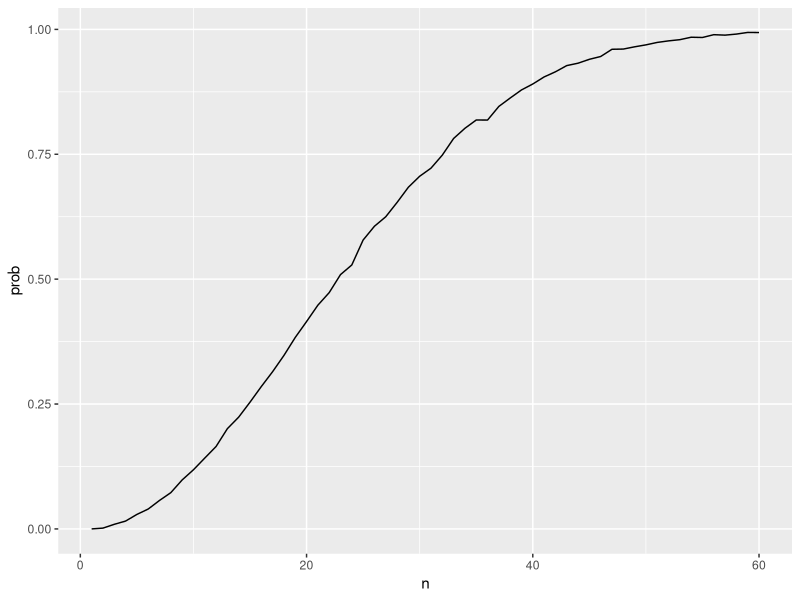
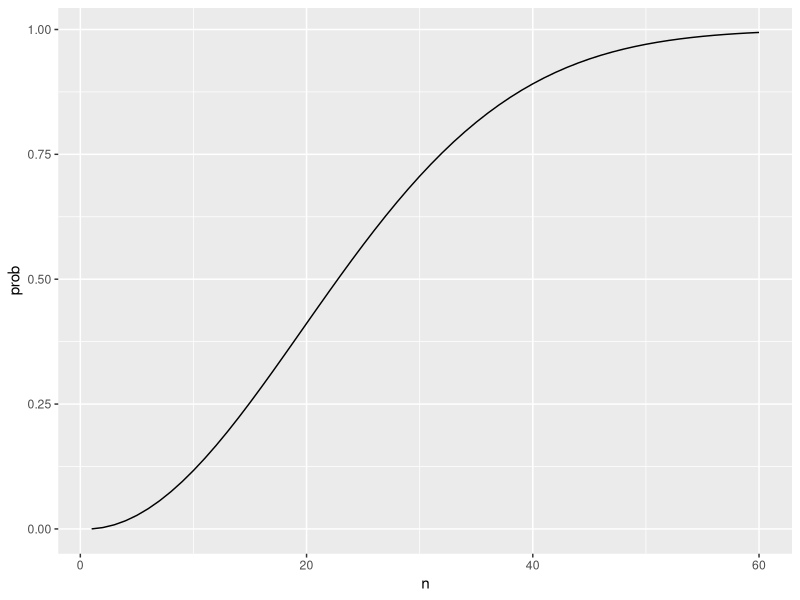

Source code (R) for these figures, in order:
## ---- chunk 1
cyan <- 3
magenta <- 5
yellow <- 7

p <- cyan/(cyan+magenta+yellow) # probability of getting a cyan ball
p

1 - p # probability of not getting a cyan ball
## ---- chunk 2
beads <- rep(c("red", "blue"), times = c(2,3))    # create an urn with 2 red, 3 blue
beads    # view beads object
sample(beads, 1)    # sample 1 bead at random

B <- 10000    # number of times to draw 1 bead
events <- replicate(B, sample(beads, 1))    # draw 1 bead, B times
tab <- table(events)    # make a table of outcome counts
tab    # view count table
prop.table(tab)    # view table of outcome proportions
## ---- chunk 3
mean(events == "red")
## ---- chunk 4
n <- 52 # number of cards
pking1 <- 4/52 # probability of drawing a king
n <- 52 - 1 # we do not replace the king card
pking2 <- 3/51 # probability of drawing a second king
## ---- chunk 5
pking1 * pking2 # Probabiliy of drawing two kings by row
## ---- chunk 6
p <- 5/6 # probability of not seeing a 6
p^6 # probability of not seeing a 6 in 6 rolls
## ---- chunk 7
celtics_win_all <- 0.6^4 # probability that celtics win 4 games
1 - celtics_win_all # probability that Cavs win at least 1 game
## ---- chunk 8
B <- 10000
celtic_wins <- replicate(B, {
  simulated_games <- sample(c("lose","win"), 4, replace = TRUE, prob = c(0.6, 0.4))
  any(simulated_games=="win")
})

# Calculate the frequency out of B iterations that the Celtics won at least one game. Print your answer to the console. 
mean(celtic_wins)
## ---- chunk 9
number <- "Three"
suit <- "Hearts"
paste(number, suit)
## ---- chunk 10
expand.grid(pants = c("blue", "black"), shirt = c("white", "grey", "pink"))
## ---- chunk 11
# Generating the deck of cards
suits <- c("Diamonds", "Clubs", "Hearts", "Spades")
numbers <- c("Ace", "Deuce", "Three", "Four", "Five", "Six", "Seven", "Eight", "Nine", "Ten", "Jack", "Queen", "King")
deck <- expand.grid(number = numbers, suit = suits)
deck <- paste(deck$number, deck$suit)
head(deck)

library(gtools)

hands <- permutations(52,2, v = deck)
dim(hands)
summary(hands)
## ---- chunk 12
kings <- paste("King", suits)
first_card <- hands[,1]
second_card <- hands[,2]
sum(first_card %in% kings) # Number of permutations in which first card is a king
sum(first_card %in% kings & second_card %in% kings) # number of permutation in ehich first and second cards are a king
sum(first_card %in% kings & second_card %in% kings) / sum(first_card %in% kings) # the probability of getting two kings in a row
## ---- chunk 13
hands <- combinations(52, 2, v=deck)
dim(hands)
summary(hands)
## ---- chunk 14
aces <- paste("Ace", suits)
facecard <- c("King", "Queen", "Jack", "Ten")
facecard <- expand.grid(number = facecard, suit = suits)
facecard <- paste(facecard$number, facecard$suit)

hands <- combinations(52, 2, v=deck) # all possible hands

# probability of a natural 21 checking for both ace first and ace second
mean((hands[,1] %in% aces & hands[,2] %in% facecard)|(hands[,2] %in% aces & hands[,1] %in% facecard))
## ---- chunk 15
n <- 50
bdays <- sample(1:365, n, replace = TRUE)
any(duplicated(bdays)) # check for any duplicated birthday
## ---- chunk 16
B <- 10000
same_birthday <- function(n){
  bdays <- sample(1:365, n, replace=TRUE)
  any(duplicated(bdays))
}
results <- replicate(B, same_birthday(50))
mean(results)
## ---- chunk 17
compute_prob <- function(n, B=10000){
  results <- replicate(B, same_birthday(n)) # compute probs for all sample size
  mean(results)
}
n <- seq(1,60)
prob <- sapply(n, compute_prob)
library(tidyverse)
df <- data.frame(prob = prob, n = n)
ggplot(df, aes(x = n, y = prob))+
  geom_line()
## ---- chunk 18
for (i in 1:50){
  p <- (365 - n + 1)/365 # probability of having unique birthdays
}

# in other words
exact_prob <- function(n){
  prob_unique <- seq(365,365-n+1)/365 # probability of having unique birthday
  1 - prod( prob_unique) # prod is the multiplication of vector
}

eprob <- sapply(n, exact_prob)

df <- data.frame(prob = eprob, n = n)
ggplot(df, aes(x = n, y = prob))+
  geom_line()

## ---- chunk 19
n <- 6 # remaining games (7 - 1)

